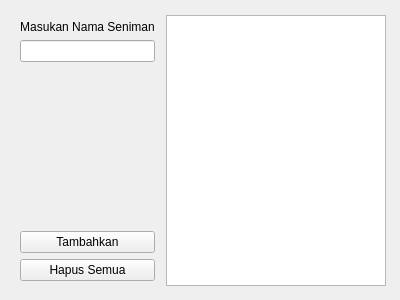
<?xml version="1.0" encoding="UTF-8"?>
<ui version="4.0">
 <class>Form</class>
 <widget class="QWidget" name="Form">
  <property name="geometry">
   <rect>
    <x>0</x>
    <y>0</y>
    <width>400</width>
    <height>300</height>
   </rect>
  </property>
  <property name="windowTitle">
   <string>Form</string>
  </property>
  <widget class="QWidget" name="horizontalLayoutWidget">
   <property name="geometry">
    <rect>
     <x>10</x>
     <y>10</y>
     <width>381</width>
     <height>281</height>
    </rect>
   </property>
   <layout class="QHBoxLayout" name="horizontalLayout">
    <property name="spacing">
     <number>6</number>
    </property>
    <property name="leftMargin">
     <number>5</number>
    </property>
    <property name="topMargin">
     <number>5</number>
    </property>
    <property name="rightMargin">
     <number>5</number>
    </property>
    <property name="bottomMargin">
     <number>5</number>
    </property>
    <item>
     <layout class="QVBoxLayout" name="verticalLayout">
      <property name="leftMargin">
       <number>5</number>
      </property>
      <property name="topMargin">
       <number>5</number>
      </property>
      <property name="rightMargin">
       <number>5</number>
      </property>
      <property name="bottomMargin">
       <number>5</number>
      </property>
      <item>
       <widget class="QLabel" name="label">
        <property name="text">
         <string>Masukan Nama Seniman</string>
        </property>
        <property name="alignment">
         <set>Qt::AlignCenter</set>
        </property>
       </widget>
      </item>
      <item>
       <widget class="QLineEdit" name="lineEditNama"/>
      </item>
      <item>
       <spacer name="verticalSpacer">
        <property name="orientation">
         <enum>Qt::Vertical</enum>
        </property>
        <property name="sizeHint" stdset="0">
         <size>
          <width>20</width>
          <height>40</height>
         </size>
        </property>
       </spacer>
      </item>
      <item>
       <widget class="QPushButton" name="pushButtonTambah">
        <property name="text">
         <string>Tambahkan</string>
        </property>
       </widget>
      </item>
      <item>
       <widget class="QPushButton" name="pushButtonHapusSemua">
        <property name="text">
         <string>Hapus Semua</string>
        </property>
       </widget>
      </item>
     </layout>
    </item>
    <item>
     <widget class="QListWidget" name="listWidgetNama"/>
    </item>
   </layout>
  </widget>
 </widget>
 <resources/>
 <connections>
  <connection>
   <sender>pushButtonHapusSemua</sender>
   <signal>clicked()</signal>
   <receiver>listWidgetNama</receiver>
   <slot>clear()</slot>
   <hints>
    <hint type="sourcelabel">
     <x>77</x>
     <y>269</y>
    </hint>
    <hint type="destinationlabel">
     <x>266</x>
     <y>150</y>
    </hint>
   </hints>
  </connection>
 </connections>
</ui>
